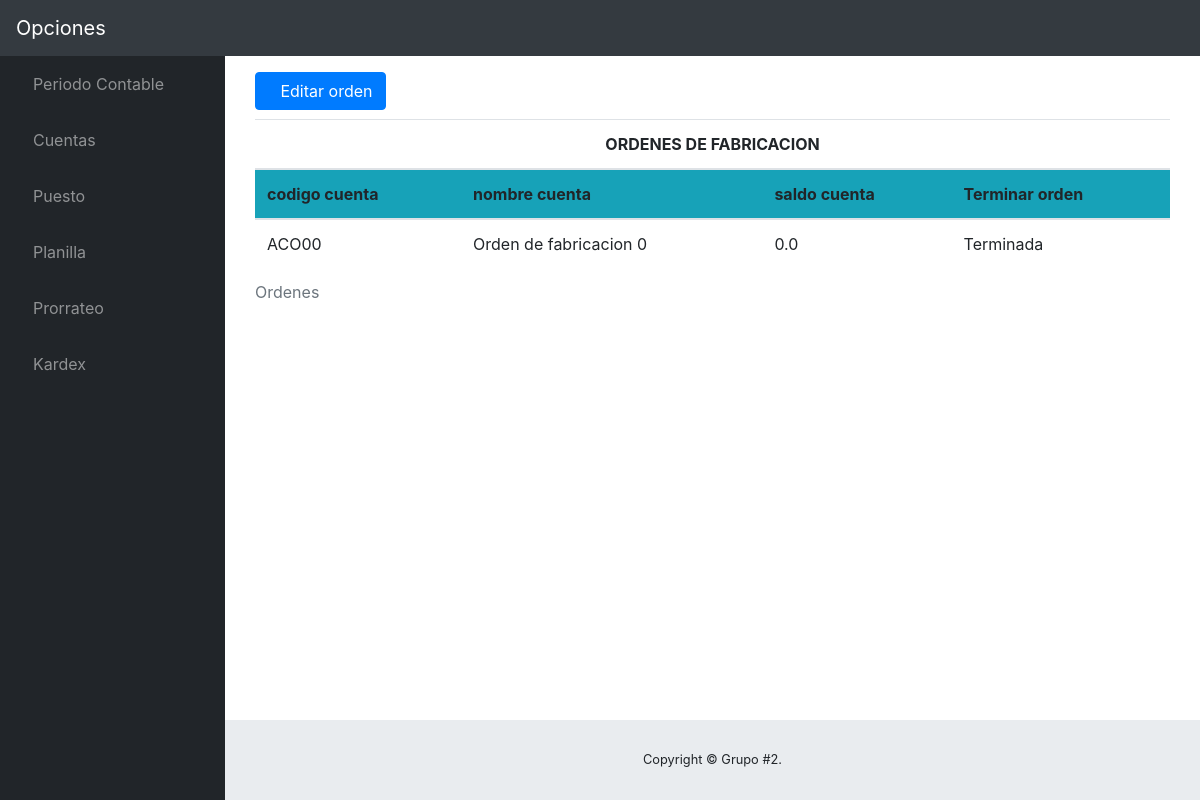
The app's page /OF/ (signed in) with its own data.
### contable/models.py (models this page shows, shortened)
class LibroMayor(models.Model):
	cuenta = models.CharField(max_length=100)
	codCuenta=models.CharField(max_length=10)
	saldoDeudor = models.FloatField()
	saldoAcreedor = models.FloatField()
	estado = models.BooleanField(default=True)
	periodo = models.ForeignKey(PeriodoContable, on_delete=models.CASCADE)
	saldo =models.FloatField(default=0.00)
	class Meta:
		verbose_name='LibroMayor'
		verbose_name_plural='LibroMayor'

### contable/views.py (the view)
# urls.py: url(r'^OF/', OF, name='OF'),
def OF(request):
	template=loader.get_template('Main/OrdenesFabricacion.html')
	iniciarOrden()
	periodo = PeriodoContable.objects.all()
	p = len(periodo)
	libro = LibroMayor.objects.filter(codCuenta__contains='ACO',periodo_id=p)
	error=''
	if request.method=='POST':
		action = request.POST.get('action',None)
		if action=='editar':
			opcion= request.POST.get('opcion',None)
			monto1= request.POST.get('MOD',None)
			monto2= request.POST.get('CIF',None)
			try:
				orden=OrdenFab.objects.get(codCuenta=opcion)
			except OrdenFab.DoesNotExist:
				orden=OrdenFab(codCuenta=opcion)
			if orden.estado:
				orden.manoObra=float(monto1)
				cif = float(monto1)*(float(monto2)/100)
				orden.cif=cif
				orden.saldo=orden.saldo+cif+float(monto1)
				orden.save()
				i = len(PeriodoContable.objects.all())
				cuentaKardex('AC005',i,monto1,opcion)
				cuentaKardex('AC006',i,cif,opcion)
			else:
				error = "Esa orden ya esta terminada, por favor cree una nueva orden para este periodo"
	orden= LibroMayor.objects.filter(codCuenta__contains='ACO',periodo_id=p)
	for o in orden:
		o.saldo= float(o.saldoDeudor) - float(o.saldoAcreedor)
		o.save()
	context={
		'error':error,
		'libro':libro,
		'orden':orden,
	}
	return HttpResponse(template.render(context , request))

### contable/templates/Main/OrdenesFabricacion.html (shortened to what this page needs)
{% extends "Base/base.html" %}
{% block Contenido %}
{% if user.is_authenticated %}
<div class="container">
    <button class="btn btn-primary" data-toggle="modal" data-target="#newInsert"><i class="fas fa-plus"></i>Editar orden</button>
</div>
<section class="container" style="margin-top:1%">
    <table class="table table-hover">
        <caption class="titulo-01">Ordenes</caption>
        <thead class="text-center">
            <th colspan="4"> ORDENES DE FABRICACION</th>
        </thead>
        <thead class="bg-info">
            <th>codigo cuenta</th>
            <th> nombre cuenta </th>
            <th> saldo cuenta</th>
            <th> Terminar orden </th>
        </thead>
        {% for c in orden %}
        <tr>
            <td> {{c.codCuenta}} </td>
            <td> {{c.cuenta}} </td>
            <td> {{c.saldo}} </td>
            {% if c.estado %}
            <td><a href="{% url 'contable:terminar' c.id %}" class="btn-sm btn-outline-danger"><i class="fas fa-times-circle"></i>Terminar</a> / <a href="{% url 'contable:ver' c.id %}" class="btn-sm btn-outline-info"><i class="far fa-eye"></i> ver</a> </td>
            {% else %}
            <td>Terminada</td>
            {% endif %}
        </tr>
        {% endfor %}
    </table>
</section>
{% endif %}
{% endblock Contenido %}

### contable/static/css/sb-admin.css (style rules this page uses)
html { position: relative; min-height: 100%; }
body { height: 100%; }
:root { --input-padding-x: 0.75rem; --input-padding-y: 0.75rem; }

### records on screen
LibroMayor: codCuenta "ACO00", cuenta "Orden de fabricacion 0", saldo "0.0", estado "Terminada"
